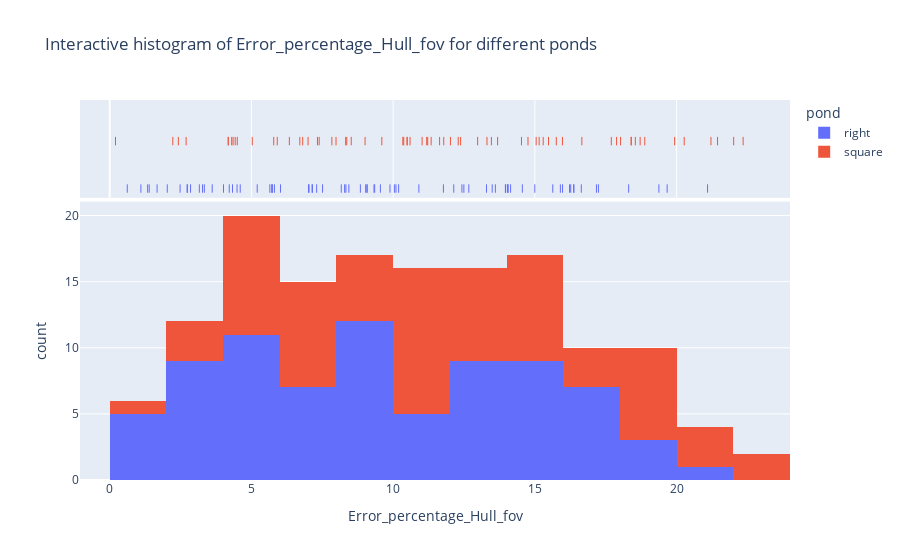
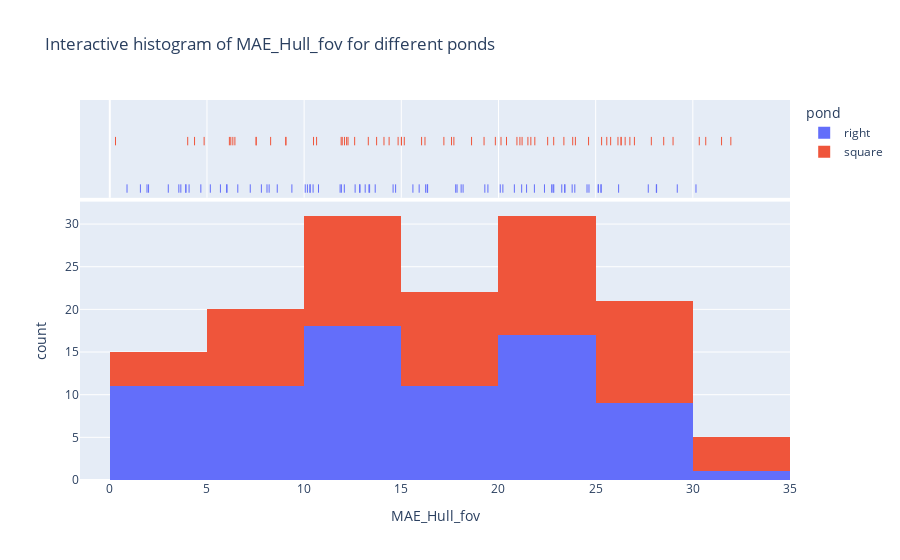

Source (notebook cell) for these figures, in order:
### Code cell
#interactive histogram
for error in ['Error_percentage_Hull_fov', 'MAE_Hull_fov']:
    fig = px.histogram(df_visual, x=error, color='pond', marginal='rug', hover_data=['image_path', 'index'], title=f'Interactive histogram of {error} for different ponds')
    fig.show()

### Figure 1 — Plotly figure (JSON) as saved in the notebook; plotly's stock layout.template omitted (floating-point values rounded to 4 significant figures; data arrays with more than 128 entries replaced by an {"elided": "..."} marker saying what was removed)
{"data": [{"alignmentgroup": "True", "bingroup": "x", "hovertemplate": "pond=right<br>Error_percentage_Hull_fov=%{x}<br>count=%{y}<extra></extra>", "legendgroup": "right", "marker": {"color": "#636efa", "pattern": {"shape": ""}}, "name": "right", "offsetgroup": "right", "orientation": "v", "showlegend": true, "type": "histogram", "x": [2.484, 5.734, 3.276, 8.287, 17.17, 1.102, 3.163, 13.61, 1.395, 7.013, 10.1, 12.49, 14.04, 3.617, 13.29, 7.033, 15.63, 16.26, 14.04, 21.09, 18.31, 19.67, 11.77, 4.015, 7.152, 7.301, 14.05, 5.725, 4.333, 5.205, 3.339, 10.19, 9.074, 10.91, 9.085, 0.6198, 13.97, 8.334, 13.49, 1.339, 17.24, 14.56, 2.736, 14.14, 4.493, 16.37, 2.853, 5.649, 9.349, 4.605, 2.031, 12.67, 4.218, 15.9, 6.026, 1.672, 19.38, 15.98, 9.55, 16.38, 9.888, 10.04, 8.17, 13.96, 16.64, 16.22, 7.141, 5.725, 15.0, 9.029, 8.439, 5.811, 12.14, 2.736, 7.509, 12.43, 9.325, 8.844], "xaxis": "x", "yaxis": "y"}, {"alignmentgroup": "True", "boxpoints": "all", "customdata": {"elided": "78x2 mixed values"}, "fillcolor": "rgba(255,255,255,0)", "hoveron": "points", "hovertemplate": "pond=right<br>Error_percentage_Hull_fov=%{x}<br>image_path=%{customdata[0]}<br>index=%{customdata[1]}<extra></extra>", "jitter": 0, "legendgroup": "right", "line": {"color": "rgba(255,255,255,0)"}, "marker": {"color": "#636efa", "symbol": "line-ns-open"}, "name": "right", "offsetgroup": "right", "showlegend": false, "type": "box", "x": [2.484, 5.734, 3.276, 8.287, 17.17, 1.102, 3.163, 13.61, 1.395, 7.013, 10.1, 12.49, 14.04, 3.617, 13.29, 7.033, 15.63, 16.26, 14.04, 21.09, 18.31, 19.67, 11.77, 4.015, 7.152, 7.301, 14.05, 5.725, 4.333, 5.205, 3.339, 10.19, 9.074, 10.91, 9.085, 0.6198, 13.97, 8.334, 13.49, 1.339, 17.24, 14.56, 2.736, 14.14, 4.493, 16.37, 2.853, 5.649, 9.349, 4.605, 2.031, 12.67, 4.218, 15.9, 6.026, 1.672, 19.38, 15.98, 9.55, 16.38, 9.888, 10.04, 8.17, 13.96, 16.64, 16.22, 7.141, 5.725, 15.0, 9.029, 8.439, 5.811, 12.14, 2.736, 7.509, 12.43, 9.325, 8.844], "xaxis": "x2", "yaxis": "y2"}, {"alignmentgroup": "True", "bingroup": "x", "hovertemplate": "pond=square<br>Error_percentage_Hull_fov=%{x}<br>count=%{y}<extra></extra>", "legendgroup": "square", "marker": {"color": "#EF553B", "pattern": {"shape": ""}}, "name": "square", "offsetgroup": "square", "orientation": "v", "showlegend": true, "type": "histogram", "x": [21.21, 17.7, 9.601, 5.787, 8.325, 18.02, 8.364, 2.423, 5.911, 13.47, 4.354, 7.33, 8.521, 0.2052, 7.838, 10.6, 6.999, 22.01, 7.39, 11.79, 18.71, 11.18, 17.88, 18.4, 15.15, 15.29, 9.01, 5.03, 18.88, 6.81, 11.02, 14.76, 4.184, 10.49, 10.37, 20.27, 13.69, 12.38, 12.3, 4.184, 10.49, 11.22, 15.04, 4.501, 4.303, 6.339, 4.427, 11.34, 13.31, 15.48, 15.97, 7.985, 6.708, 14.53, 11.64, 12.98, 10.34, 12.02, 22.35, 2.227, 15.76, 19.93, 2.697, 18.4, 18.54, 16.66, 21.44], "xaxis": "x", "yaxis": "y"}, {"alignmentgroup": "True", "boxpoints": "all", "customdata": {"elided": "67x2 mixed values"}, "fillcolor": "rgba(255,255,255,0)", "hoveron": "points", "hovertemplate": "pond=square<br>Error_percentage_Hull_fov=%{x}<br>image_path=%{customdata[0]}<br>index=%{customdata[1]}<extra></extra>", "jitter": 0, "legendgroup": "square", "line": {"color": "rgba(255,255,255,0)"}, "marker": {"color": "#EF553B", "symbol": "line-ns-open"}, "name": "square", "offsetgroup": "square", "showlegend": false, "type": "box", "x": [21.21, 17.7, 9.601, 5.787, 8.325, 18.02, 8.364, 2.423, 5.911, 13.47, 4.354, 7.33, 8.521, 0.2052, 7.838, 10.6, 6.999, 22.01, 7.39, 11.79, 18.71, 11.18, 17.88, 18.4, 15.15, 15.29, 9.01, 5.03, 18.88, 6.81, 11.02, 14.76, 4.184, 10.49, 10.37, 20.27, 13.69, 12.38, 12.3, 4.184, 10.49, 11.22, 15.04, 4.501, 4.303, 6.339, 4.427, 11.34, 13.31, 15.48, 15.97, 7.985, 6.708, 14.53, 11.64, 12.98, 10.34, 12.02, 22.35, 2.227, 15.76, 19.93, 2.697, 18.4, 18.54, 16.66, 21.44], "xaxis": "x2", "yaxis": "y2"}], "layout": {"barmode": "relative", "legend": {"title": {"text": "pond"}, "tracegroupgap": 0}, "title": {"text": "Interactive histogram of Error_percentage_Hull_fov for different ponds"}, "xaxis": {"anchor": "y", "domain": [0, 1], "title": {"text": "Error_percentage_Hull_fov"}}, "xaxis2": {"anchor": "y2", "domain": [0, 1], "matches": "x", "showgrid": true, "showticklabels": false}, "yaxis": {"anchor": "x", "domain": [0, 0.7326], "title": {"text": "count"}}, "yaxis2": {"anchor": "x2", "domain": [0.7426, 1], "matches": "y2", "showgrid": false, "showline": false, "showticklabels": false, "ticks": ""}}}

### Figure 2 — Plotly figure (JSON) as saved in the notebook; plotly's stock layout.template omitted (floating-point values rounded to 4 significant figures; data arrays with more than 128 entries replaced by an {"elided": "..."} marker saying what was removed)
{"data": [{"alignmentgroup": "True", "bingroup": "x", "hovertemplate": "pond=right<br>MAE_Hull_fov=%{x}<br>count=%{y}<extra></extra>", "legendgroup": "right", "marker": {"color": "#636efa", "pattern": {"shape": ""}}, "name": "right", "offsetgroup": "right", "orientation": "v", "showlegend": true, "type": "histogram", "x": [3.552, 8.199, 4.684, 11.85, 24.56, 1.575, 5.693, 19.46, 1.994, 12.62, 18.18, 17.87, 25.28, 5.173, 23.93, 10.06, 28.14, 23.26, 25.28, 30.16, 26.18, 28.12, 21.19, 7.227, 12.87, 13.14, 20.09, 10.3, 7.799, 9.369, 6.011, 14.58, 16.33, 15.6, 16.35, 0.8863, 25.15, 11.92, 19.3, 1.914, 24.66, 20.82, 3.913, 20.23, 8.088, 23.4, 4.08, 10.17, 13.37, 6.586, 3.655, 22.8, 6.032, 22.74, 8.617, 3.01, 27.71, 22.85, 13.66, 23.42, 17.8, 18.08, 14.71, 25.13, 23.79, 29.2, 12.85, 10.3, 21.45, 16.25, 12.07, 10.46, 21.85, 3.913, 10.74, 22.37, 13.34, 15.92], "xaxis": "x", "yaxis": "y"}, {"alignmentgroup": "True", "boxpoints": "all", "customdata": {"elided": "78x2 mixed values"}, "fillcolor": "rgba(255,255,255,0)", "hoveron": "points", "hovertemplate": "pond=right<br>MAE_Hull_fov=%{x}<br>image_path=%{customdata[0]}<br>index=%{customdata[1]}<extra></extra>", "jitter": 0, "legendgroup": "right", "line": {"color": "rgba(255,255,255,0)"}, "marker": {"color": "#636efa", "symbol": "line-ns-open"}, "name": "right", "offsetgroup": "right", "showlegend": false, "type": "box", "x": [3.552, 8.199, 4.684, 11.85, 24.56, 1.575, 5.693, 19.46, 1.994, 12.62, 18.18, 17.87, 25.28, 5.173, 23.93, 10.06, 28.14, 23.26, 25.28, 30.16, 26.18, 28.12, 21.19, 7.227, 12.87, 13.14, 20.09, 10.3, 7.799, 9.369, 6.011, 14.58, 16.33, 15.6, 16.35, 0.8863, 25.15, 11.92, 19.3, 1.914, 24.66, 20.82, 3.913, 20.23, 8.088, 23.4, 4.08, 10.17, 13.37, 6.586, 3.655, 22.8, 6.032, 22.74, 8.617, 3.01, 27.71, 22.85, 13.66, 23.42, 17.8, 18.08, 14.71, 25.13, 23.79, 29.2, 12.85, 10.3, 21.45, 16.25, 12.07, 10.46, 21.85, 3.913, 10.74, 22.37, 13.34, 15.92], "xaxis": "x2", "yaxis": "y2"}, {"alignmentgroup": "True", "bingroup": "x", "hovertemplate": "pond=square<br>MAE_Hull_fov=%{x}<br>count=%{y}<extra></extra>", "legendgroup": "square", "marker": {"color": "#EF553B", "pattern": {"shape": ""}}, "name": "square", "offsetgroup": "square", "orientation": "v", "showlegend": true, "type": "histogram", "x": [30.33, 25.31, 13.73, 8.276, 11.9, 25.77, 11.96, 4.361, 10.64, 19.26, 6.226, 10.48, 12.19, 0.2934, 14.11, 15.15, 12.6, 31.48, 13.3, 21.21, 26.76, 20.13, 25.57, 26.31, 21.67, 21.87, 16.22, 9.054, 26.99, 12.26, 19.84, 21.1, 7.531, 15.01, 14.84, 28.98, 24.63, 17.7, 17.58, 7.531, 15.01, 16.04, 21.51, 6.437, 6.153, 9.064, 6.331, 20.41, 23.96, 27.87, 22.84, 14.37, 12.08, 26.15, 20.95, 23.36, 18.61, 17.19, 31.96, 4.009, 22.53, 28.5, 4.854, 26.31, 26.52, 23.82, 30.66], "xaxis": "x", "yaxis": "y"}, {"alignmentgroup": "True", "boxpoints": "all", "customdata": {"elided": "67x2 mixed values"}, "fillcolor": "rgba(255,255,255,0)", "hoveron": "points", "hovertemplate": "pond=square<br>MAE_Hull_fov=%{x}<br>image_path=%{customdata[0]}<br>index=%{customdata[1]}<extra></extra>", "jitter": 0, "legendgroup": "square", "line": {"color": "rgba(255,255,255,0)"}, "marker": {"color": "#EF553B", "symbol": "line-ns-open"}, "name": "square", "offsetgroup": "square", "showlegend": false, "type": "box", "x": [30.33, 25.31, 13.73, 8.276, 11.9, 25.77, 11.96, 4.361, 10.64, 19.26, 6.226, 10.48, 12.19, 0.2934, 14.11, 15.15, 12.6, 31.48, 13.3, 21.21, 26.76, 20.13, 25.57, 26.31, 21.67, 21.87, 16.22, 9.054, 26.99, 12.26, 19.84, 21.1, 7.531, 15.01, 14.84, 28.98, 24.63, 17.7, 17.58, 7.531, 15.01, 16.04, 21.51, 6.437, 6.153, 9.064, 6.331, 20.41, 23.96, 27.87, 22.84, 14.37, 12.08, 26.15, 20.95, 23.36, 18.61, 17.19, 31.96, 4.009, 22.53, 28.5, 4.854, 26.31, 26.52, 23.82, 30.66], "xaxis": "x2", "yaxis": "y2"}], "layout": {"barmode": "relative", "legend": {"title": {"text": "pond"}, "tracegroupgap": 0}, "title": {"text": "Interactive histogram of MAE_Hull_fov for different ponds"}, "xaxis": {"anchor": "y", "domain": [0, 1], "title": {"text": "MAE_Hull_fov"}}, "xaxis2": {"anchor": "y2", "domain": [0, 1], "matches": "x", "showgrid": true, "showticklabels": false}, "yaxis": {"anchor": "x", "domain": [0, 0.7326], "title": {"text": "count"}}, "yaxis2": {"anchor": "x2", "domain": [0.7426, 1], "matches": "y2", "showgrid": false, "showline": false, "showticklabels": false, "ticks": ""}}}
